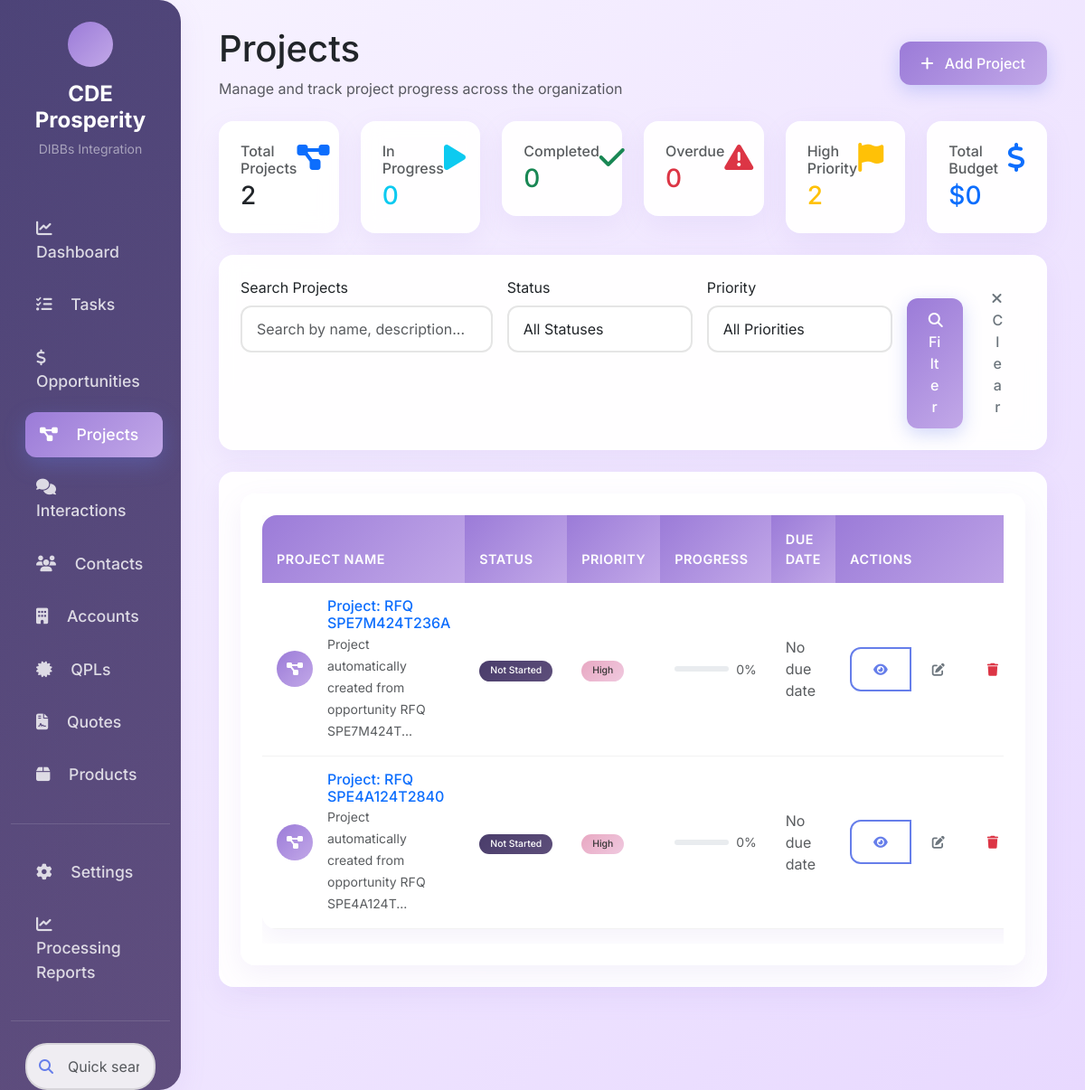
Before: /projects with the older database file.
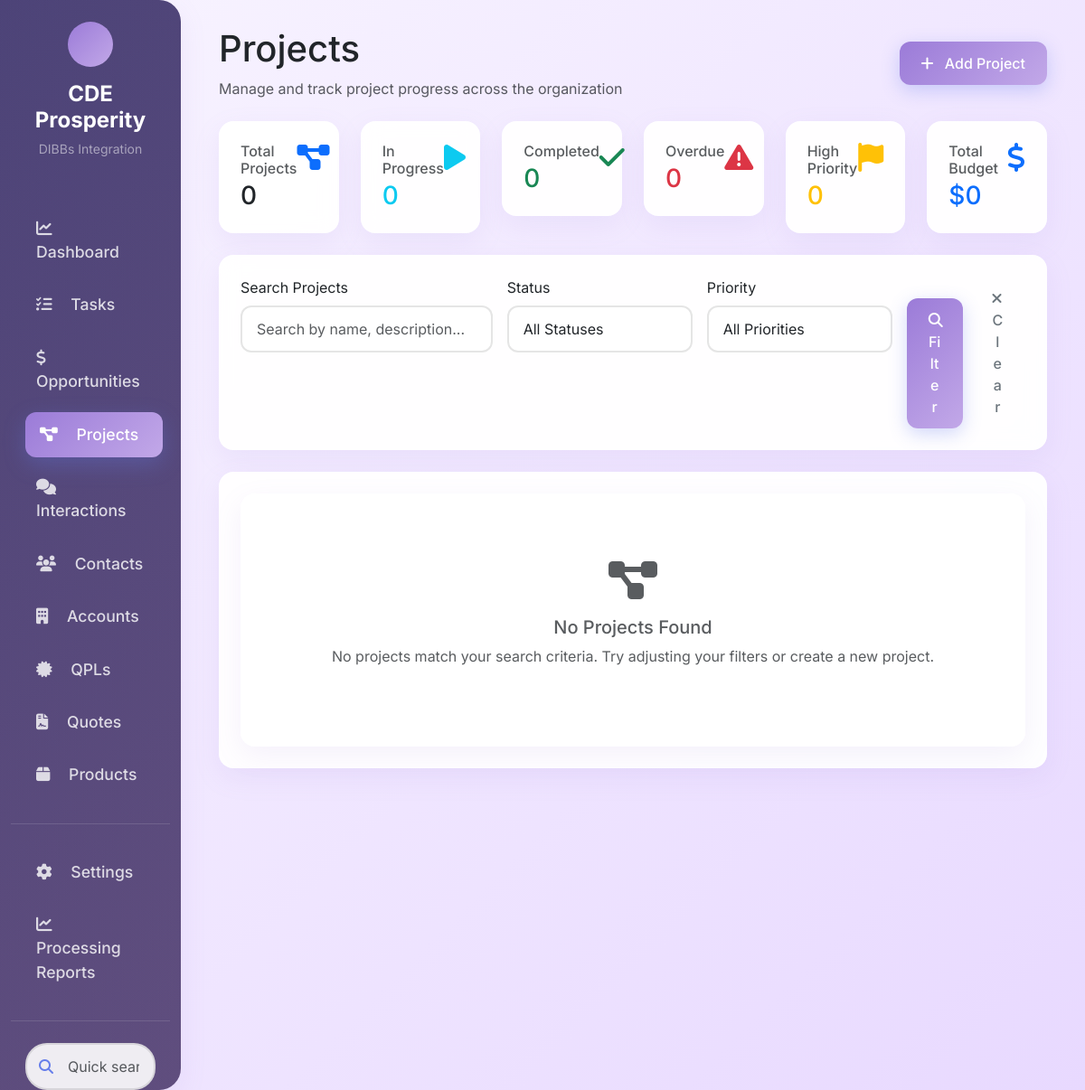
After: the same page with the newer database file.
### tables this page shows
CREATE TABLE "projects" (
                id INTEGER PRIMARY KEY AUTOINCREMENT,
                name TEXT NOT NULL,
                description TEXT,
                start_date TEXT,
                end_date TEXT,
                status TEXT,
                due_date TEXT,
                priority TEXT DEFAULT 'Medium',
                created_date TEXT,
                summary TEXT,
                vendor_id INTEGER,
                parent_project_id INTEGER,
                budget REAL,
                actual_cost REAL,
                progress_percentage INTEGER,
                project_manager TEXT,
                team_members TEXT,
                notes TEXT,
                completion_date DATE,
                last_modified TIMESTAMP
            );

### crm_app.py (the view)
@app.route('/projects')
def projects():
    status = request.args.get('status', '')
    priority = request.args.get('priority', '')
    project_manager = request.args.get('project_manager', '')
    vendor_id = request.args.get('vendor_id', '')
    search = request.args.get('search', '')
    page = int(request.args.get('page', 1))
    filters = {}
    if status:
        filters['status'] = status
    if priority:
        filters['priority'] = priority
    if project_manager:
        filters['project_manager'] = project_manager
    if vendor_id and vendor_id.isdigit():
        filters['vendor_id'] = int(vendor_id)
    if search:
        filters['search'] = search
    projects_list = crm_data.get_projects(filters)
    pagination = paginate_results(projects_list, page)
    stats = crm_data.get_project_stats()
    vendors = crm_data.get_accounts()
    parent_projects = crm_data.get_projects({'parent_project_id': None})
    return render_template('projects.html',
                         projects=pagination['items'],
                         pagination=pagination,
                         stats=stats,
                         vendors=vendors,
                         parent_projects=parent_projects,
                         status=status,
                         priority=priority,
                         project_manager=project_manager,
                         vendor_id=vendor_id,
                         search=search)

### crm_app.py (called while the page is built)
def paginate_results(data, page, per_page=10):
    total = len(data)
    start = (page - 1) * per_page
    end = start + per_page
    return {
        'items': data[start:end],
        'total': total,
        'page': page,
        'per_page': per_page,
        'pages': (total + per_page - 1) // per_page,
        'has_prev': page > 1,
        'has_next': page < (total + per_page - 1) // per_page,
        'prev_num': page - 1 if page > 1 else None,
        'next_num': page + 1 if page < (total + per_page - 1) // per_page else None
    }

### src/core/crm_data.py (called while the page is built, shortened)
    def get_accounts(self, filters=None, limit=None):
        query = "SELECT * FROM accounts WHERE is_active = 1"
        params = []
        query += " ORDER BY name"
        if limit:
            query += f" LIMIT {limit}"
        accounts = db.execute_query(query, params if params else None)
        for account in accounts:
            self._enhance_account_data(account)
        return accounts

    def _enhance_project_data(self, project):
        from datetime import datetime, date

### web/templates/projects.html (shortened to what this page needs)
{% extends "base.html" %}
{% from 'macros/project_macros.html' import
    projects_page_header,
    project_stats_cards,
    projects_search_filter,
    projects_table,
    projects_empty_state,
    add_project_modal
%}
{% block content %}
<div class="container-fluid">
    {{ projects_page_header() }}
    {{ project_stats_cards(stats) }}
    {{ projects_search_filter() }}
    <div class="card">
        <div class="card-body">
            {% if projects %}
                {{ projects_table(projects) }}
            {% else %}
                {{ projects_empty_state() }}
            {% endif %}
        </div>
    </div>
</div>
{% endblock %}

### web/templates/macros/project_macros.html (shortened to what the changed rows need)
{% macro projects_page_header() %}
<div class="d-flex justify-content-between align-items-center mb-4">
    <div>
        <h1>Projects</h1>
    </div>
</div>
{% endmacro %}
{% macro project_stats_cards(stats) %}
<div class="row mb-4">
    <div class="col-md-2">
        <div class="card">
            <div class="card-body">
                <div class="d-flex justify-content-between">
                    <div>
                        <h6 class="text-muted mb-1">Total Projects</h6>
                        <h3 class="mb-0">{{ stats.total if stats else 0 }}</h3>
                    </div>
                </div>
            </div>
        </div>
    </div>
    <div class="col-md-2">
        <div class="card">
            <div class="card-body">
                <div class="d-flex justify-content-between">
                    <div>
                        <h6 class="text-muted mb-1">High Priority</h6>
                        <h3 class="mb-0 text-warning">{{ stats.high_priority if stats else 0 }}</h3>
                    </div>
                </div>
            </div>
        </div>
    </div>
</div>
{% endmacro %}
{% macro projects_table(projects) %}
<div class="card">
    <div class="card-body">
        <div class="table-responsive">
            <table class="table table-hover" id="projectsTable">
                <thead>
                    <tr>
                        <th>Project Name</th>
                        <th>Status</th>
                        <th>Priority</th>
                        <th>Progress</th>
                        <th>Due Date</th>
                        <th>Actions</th>
                    </tr>
                </thead>
                <tbody>
                    {% for project in projects %}
                    <tr>
                        <td>
                            <div class="d-flex align-items-center">
                                <div class="me-3">
                                    <div class="bg-primary rounded-circle d-flex align-items-center justify-content-center" style="width: 40px; height: 40px;">
                                        <i class="fas fa-project-diagram text-white"></i>
                                    </div>
                                </div>
                                <div>
                                    <h6 class="mb-0">
                                        <a href="/project/{{ project.id }}" class="text-decoration-none">
                                            {{ project.name }}
                                        </a>
                                    </h6>
                                    {% if project.description %}
                                    <small class="text-muted">{{ project.description[:60] }}{{ '...' if project.description|length > 60 else '' }}</small>
                                    {% endif %}
                                </div>
                            </div>
                        </td>
                        <td>
                            <span class="badge bg-{{ 'success' if project.status == 'Completed' else 'primary' if project.status == 'In Progress' else 'warning' if project.status == 'On Hold' else 'secondary' }}">
                                {{ project.status or 'Not Started' }}
                            </span>
                        </td>
                        <td>
                            {% if project.priority %}
                            <span class="badge bg-{{ 'danger' if project.priority == 'High' else 'warning' if project.priority == 'Medium' else 'info' }}">
                                {{ project.priority }}
                            </span>
                            {% else %}
                            <span class="text-muted">-</span>
                            {% endif %}
                        </td>
                        <td>
                            {% set progress = project.progress or 0 %}
                            <div class="d-flex align-items-center">
                                <div class="progress me-2" style="width: 60px; height: 6px;">
                                </div>
                                <small class="text-muted">{{ progress }}%</small>
                            </div>
                        </td>
                        <td>
                            {% if project.due_date %}
                                {% set days_left = (project.due_date - moment().date())|days %}
                                <div class="d-flex align-items-center">
                                    <small class="text-{{ 'danger' if days_left < 0 else 'warning' if days_left <= 3 else 'muted' }}">
                                        {{ project.due_date.strftime('%m/%d/%Y') }}
                                    </small>
                                    {% if days_left < 0 %}
                                    <span class="badge bg-danger ms-2">Overdue</span>
                                    {% elif days_left <= 3 %}
                                    <span class="badge bg-warning ms-2">Due Soon</span>
                                    {% endif %}
                                </div>
                            {% else %}
                                <span class="text-muted">No due date</span>
                            {% endif %}
                        </td>
                        <td>
                            <div class="btn-group btn-group-sm">
                                <a href="/project/{{ project.id }}" class="btn btn-outline-primary" title="View Project">
                                    <i class="fas fa-eye"></i>
                                </a>
                                <button class="btn btn-outline-secondary" onclick="editProject({{ project.id }})" title="Edit Project">
                                    <i class="fas fa-edit"></i>
                                </button>
                                <button class="btn btn-outline-danger" onclick="deleteProject({{ project.id }}, '{{ project.name }}')" title="Delete Project">
                                    <i class="fas fa-trash"></i>
                                </button>
                            </div>
                        </td>
                    </tr>
                    {% endfor %}
                </tbody>
            </table>
        </div>
    </div>
</div>
{% endmacro %}
{% macro projects_empty_state() %}
{% from 'macros/common_macros.html' import empty_state_card %}
{{ empty_state_card('project-diagram', 'No Projects Found', 'No projects match your search criteria. Try adjusting your filters or create a new project.') }}
{% endmacro %}

Changed rows visible on the page:
removed projects: name "Project: RFQ SPE7M424T236A", description "Project automatically created from opportunity RFQ SPE7M424T", description "...", status "Not Started", priority "High", progress "0"
removed projects: name "Project: RFQ SPE4A124T2840", description "Project automatically created from opportunity RFQ SPE4A124T", description "...", status "Not Started", priority "High", progress "0"
Other visible differences:
{{ stats.total if stats else 0 }}: "2" → "0"
{{ stats.high_priority if stats else 0 }}: "2" → "0"
{{ title }}: (not shown) → "No Projects Found"
{{ description }}: (not shown) → "No projects match your search criteria. Try adjusting your filters or create a new project."
text no longer shown: "PROJECT NAME STATUS PRIORITY PROGRESS DUE DATE ACTIONS"
